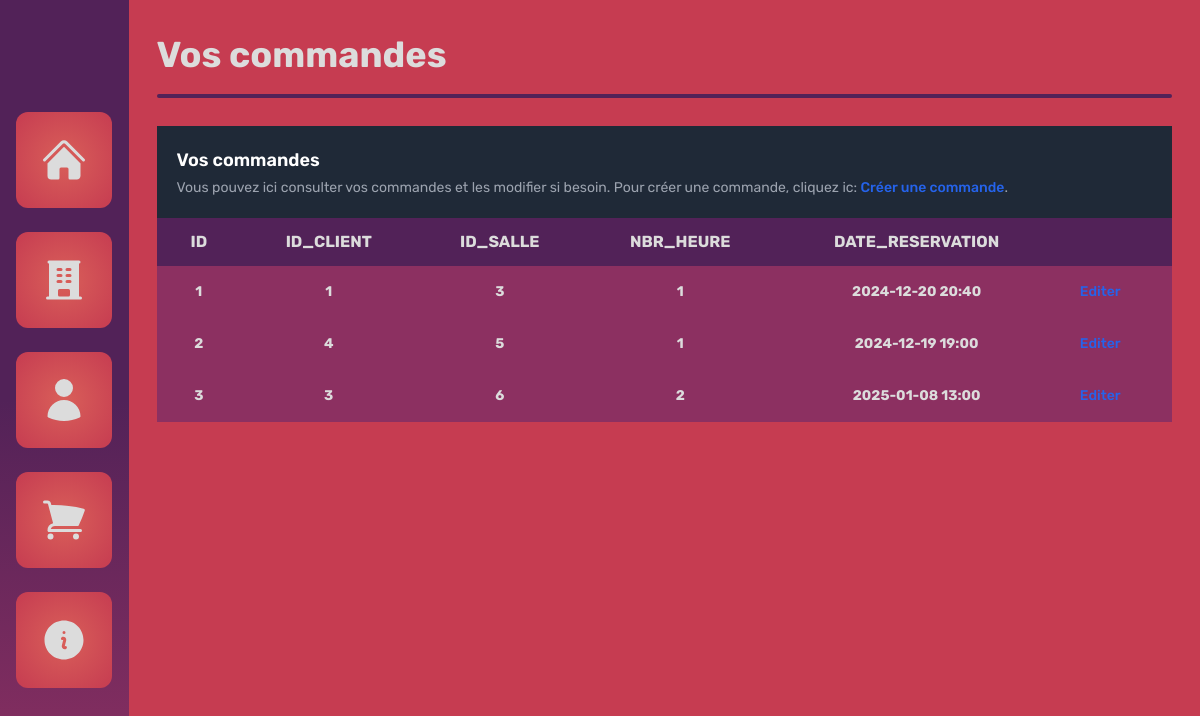
The page /orders on the database its author committed.
### tables this page shows
CREATE TABLE orders (
            id INTEGER PRIMARY KEY AUTOINCREMENT,
            id_client INT,
            id_salle INT,
            nbr_heure INT,
            date_reservation TEXT,
            FOREIGN KEY(id_client) REFERENCES clients(id),
            FOREIGN KEY(id_salle) REFERENCES rooms(id)
        );

### main.py (the view)
@app.route('/orders')
def orders():
    return render_template('orders/list.html', attributes=db_manager.get_attrubutes("orders"), orders=db_manager.get_orders())

### database_manager.py (called while the page is built)
    def get_attrubutes(self, table:str):
        return self.curseur.execute(f"PRAGMA table_info({table})").fetchall()

    def get_orders(self):
        return self.curseur.execute("SELECT * FROM orders").fetchall()

### templates/orders/list.html (shortened to what this page needs)
{% extends 'base.html' %}
{% block content %}
<section class="h-full w-full bg-[--palette-3] flex flex-col">
  <div class="w-full p-7 flex flex-col space-y-3">
    <span class="great-title">Vos commandes</span>
    <div class="w-full h-1 bg-[--palette-1] rounded-lg "></div>
  </div>
  <div class="h-full w-full px-7">
    <table class="w-full">
        <caption class="p-5 text-lg font-semibold text-left rtl:text-right text-white bg-gray-800">
            Vos commandes
            <p class="mt-1 text-sm font-normal text-gray-400">Vous pouvez ici consulter vos commandes et les modifier si besoin. Pour créer une commande, cliquez ic: <a href="{{url_for('create_order')}}" class="font-medium text-blue-600 hover:underline">Créer une commande</a>.</p>
        </caption>
        <thead class="text-base base-text uppercase bg-[--palette-1] text-[--white-color]">
            <tr>
              {% for attribut in attributes %}
                <th scope="col" class="px-6 py-3">
                    <span>{{ attribut[1] }}</span>
                </th>
              {% endfor %}
                <th scope="col" class="px-6 py-3">
                </th>
            </tr>
        </thead>
        <tbody class="text-sm">
          {% for order in orders %}
          <tr class="bg-[--palette-2] border-b text-[--white-color]">
            {% for attribut in order %}
              <th scope="row" class="px-6 py-4">
                  <span>{{ attribut }}</span>
              </th>
            {% endfor %}
            <td class="px-6 py-4">
              <a href="{{ url_for('order', id=order[0]) }}" class="font-medium text-blue-600 hover:underline">Editer</a>
            </td>
          </tr>
          {% endfor %}
        </tbody>
    </table>
</div>
</section>
{% endblock %}

### static/css/general.css (style rules this page uses)
html, body, div, span, applet, object, iframe, h1, h2, h3, h4, h5, h6, p, blockquote, pre, a, abbr, acronym, address, big, cite, code, del, dfn, em, img, ins, kbd, q, s, samp, small, strike, strong, sub, sup, tt, var, b, u, i, center, dl, dt, dd, ol, ul, li, fieldset, form, label, legend, table, caption, tbody, tfoot, thead, tr, th, td, article, aside, canvas, details, embed, figure, figcaption, footer, header, hgroup, menu, nav, output, ruby, section, summary, time, mark, audio, video { margin: 0; padding: 0; border: 0; font-size: 100%; font-family: "Rubik", sans-serif; vertical-align: baseline; }
:root { --nav-gradient: linear-gradient(180deg, #522258 50%, #8C3061 100%); --nav-button-gradient: radial-gradient(circle, #D95F59 0%, #C63C51 100%); --white-color: #dcdcdc; --palette-1: #522258; --palette-2: #8C3061; --palette-3: #C63C51; --palette-4: #D95F59; }
.great-title { color: var(--white-color); font-family: "Rubik", sans-serif; font-optical-sizing: auto; font-weight: 700; font-style: normal; font-size: 36px; }
.base-text { font-family: "Rubik", sans-serif; font-optical-sizing: auto; font-weight: 700; font-style: normal; }

### rows shown on the page
orders: order "1" "1" "3" "1", date_reservation "2024-12-20 20:40"
orders: order "2" "4" "5" "1", date_reservation "2024-12-19 19:00"
orders: order "3" "3" "6" "2", date_reservation "2025-01-08 13:00"

### other values the page prints
{{ attribut[1] }} "ID" "ID_CLIENT" "ID_SALLE" "NBR_HEURE" "DATE_RESERVATION"
